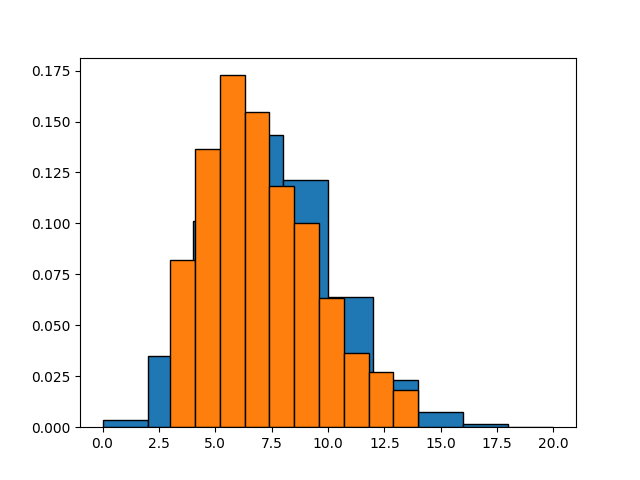

The script that saved this image:
import matplotlib.pyplot as plt
import numpy as np
from scipy.stats import *
import time
import math

def sls(list_):
	s = 0
	for l in list_:
		s += l * l
	return s

def s2l(list_1, list_2):
	s = 0
	for i in range(len(list_1)):
		s += list_1[i] * list_2[i]
	return s

def ml(list_):
	s = 0
	for l in list_:
		s += l
	return s/len(list_)

counts = [6, 5, 7, 3, 7, 7, 9, 6, 7, 4, 8, 10, 5, 6, 9, 8, 5, 6, 6, 8, 7, 8, 7, 9, 6, 4, 9, 10, 7, 5, 7, 11, 6, 12, 8, 10, 5, 8, 14, 4, 6, 10,
		  9, 9, 8, 7, 9, 10, 5, 6, 6, 5, 5, 5, 7, 5, 4, 5, 7, 5, 7, 8, 12, 8, 6, 6, 7, 6, 5, 8, 6, 6, 7, 12, 8, 8, 10, 9, 10, 4, 7, 8, 11, 13, 3,
		  7, 9, 5, 6, 9, 11, 5, 6, 6, 11, 6, 7, 4, 3, 9]

print(len(counts))

unique_counts = set(counts)
est_lambda = ml(counts)

exp_frequencies = dict.fromkeys(unique_counts)
for count in unique_counts:
	p = poisson.pmf(count, est_lambda)
	exp_frequencies[count] = p * len(counts)

obs_frequencies = dict.fromkeys(unique_counts)
for count in unique_counts:
	obs_frequencies[count] = counts.count(count)

chi_squared = 0
for count, _ in exp_frequencies.items():
	chi_squared += (obs_frequencies[count] - exp_frequencies[count]) ** 2 / exp_frequencies[count]
 
print(chi_squared)

obs_probabilities = []

x = poisson.rvs(est_lambda, size=10000)

plt.hist(x, density=True, edgecolor='black')
plt.hist(counts, density=True, edgecolor='black')

plt.savefig("problem_2.png")